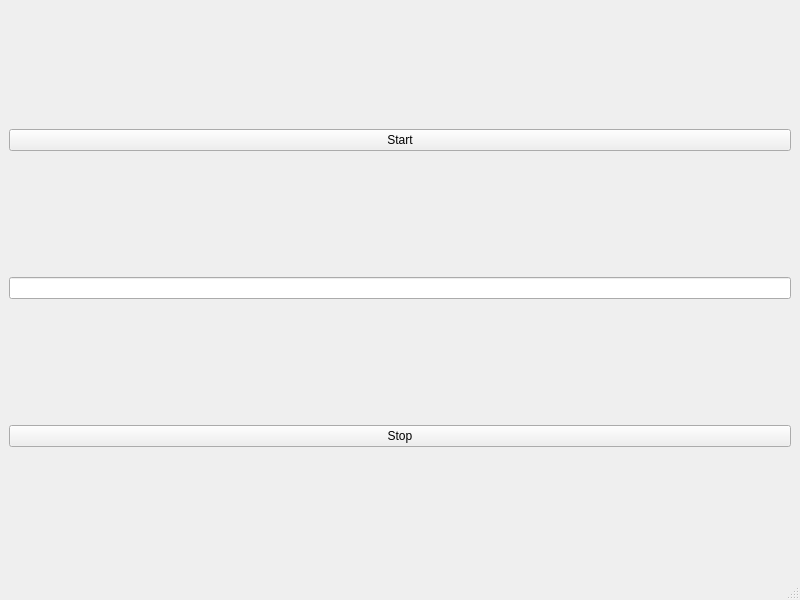
<?xml version="1.0" encoding="UTF-8"?>
<ui version="4.0">
 <class>MainWindow</class>
 <widget class="QMainWindow" name="MainWindow">
  <property name="geometry">
   <rect>
    <x>0</x>
    <y>0</y>
    <width>800</width>
    <height>600</height>
   </rect>
  </property>
  <property name="windowTitle">
   <string>MainWindow</string>
  </property>
  <widget class="QWidget" name="centralwidget">
   <layout class="QVBoxLayout" name="verticalLayout">
    <item>
     <widget class="QPushButton" name="startButton">
      <property name="text">
       <string>Start</string>
      </property>
     </widget>
    </item>
    <item>
     <widget class="QLineEdit" name="lineEdit"/>
    </item>
    <item>
     <widget class="QPushButton" name="stopButton">
      <property name="text">
       <string>Stop</string>
      </property>
     </widget>
    </item>
   </layout>
  </widget>
  <widget class="QStatusBar" name="statusbar"/>
 </widget>
 <resources/>
 <connections/>
</ui>
